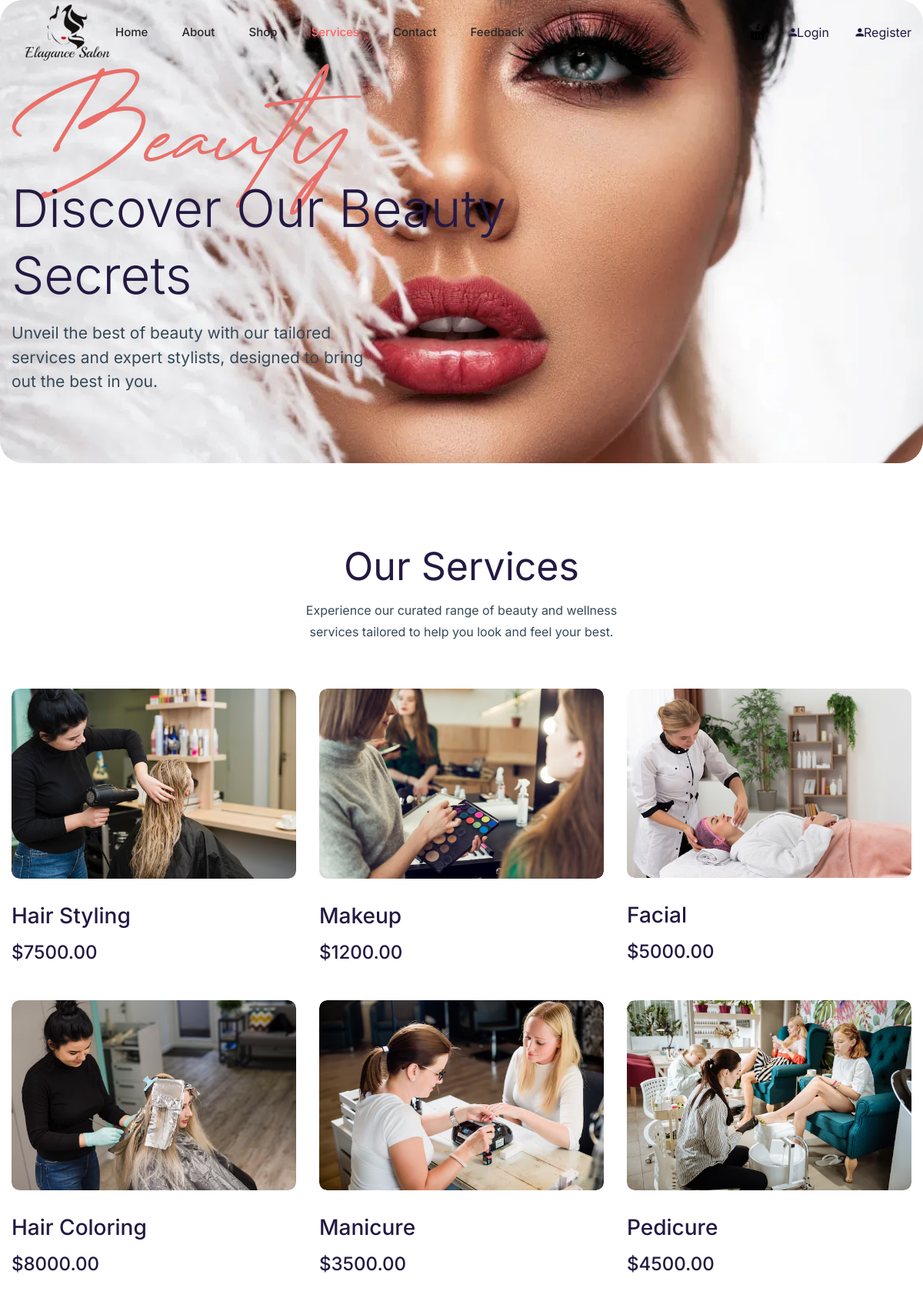
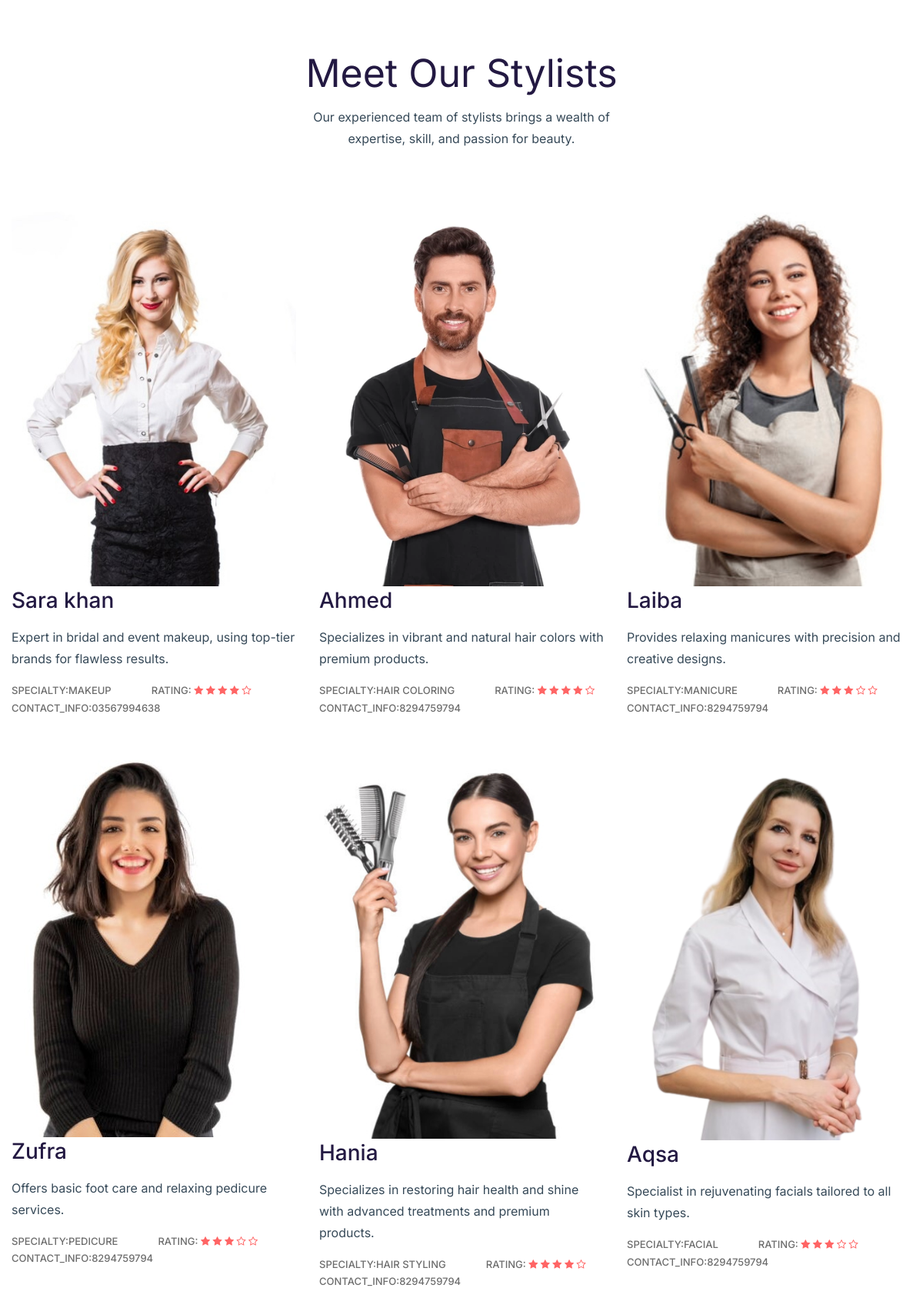
The app's page /service.php (upper part) with its own data (2 pictures, top to bottom).
### tables this page shows
CREATE TABLE `services` (
  `id` int(11) NOT NULL,
  `name` varchar(200) NOT NULL,
  `image` varchar(200) NOT NULL,
  `price` decimal(10,2) NOT NULL,
  `des` text NOT NULL,
  `duration` varchar(200) NOT NULL
);

CREATE TABLE `stylists` (
  `id` int(11) NOT NULL,
  `name` varchar(200) NOT NULL,
  `email` varchar(200) NOT NULL,
  `password` varchar(200) NOT NULL,
  `des` text NOT NULL,
  `image` varchar(200) NOT NULL,
  `contact_info` varchar(200) NOT NULL,
  `service_id` int(11) NOT NULL,
  `rating` decimal(2,1) NOT NULL,
  `commission_rate` decimal(5,2) NOT NULL,
  `shift_schedule` varchar(200) NOT NULL,
  `role_id` int(11) NOT NULL DEFAULT 4
);

### service.php (the view, shortened to what this page needs)
<?php
include('components/header.php');
?>
<main class="main-content">
    <section class="page-header-area page-header-style2-area" data-bg-img="assets/images/blog/blog-detail1.webp">
        <div class="container">
            <div class="row align-items-center">
                <div class="col-md-7">
                    <div class="page-header-content page-header-st2-content">
                        <div class="title-img"><img src="assets/images/photos/page-header-text1.webp" alt="Image"></div>
                        <h2 class="page-header-title">Discover Our Beauty Secrets</h2>
                        <p class="page-header-desc">Unveil the best of beauty with our tailored services and expert stylists, designed to bring out the best in you.</p>
                    </div>
                </div>
            </div>
        </div>
    </section>
    <section class="section-space pb-0">
        <div class="container">
            <div class="row">
                <div class="col-12">
                    <div class="section-title text-center">
                        <h2 class="title">Our Services</h2>
                        <p>Experience our curated range of beauty and wellness services tailored to help you look and feel your best.</p>
                    </div>
                </div>
            </div>
            <div class="row mb-n9">
                <?php
                $query = $pdo->query("select * from services");
                $allServices = $query->fetchAll(PDO::FETCH_ASSOC);
                foreach ($allServices as $service) {
                ?>
                    <div class="col-sm-6 col-lg-4 mb-8">
                        <div class="post-item">
                            <a href="service-detail.php?sId=<?php echo $service['id'] ?>" class="thumb">
                                <img src="admin/assets/images/<?php echo $service['image'] ?>" width="370" height="320" alt="Facial Service">
                            </a>
                            <div class="content">
                                <h4 class="title"><?php echo $service['name'] ?></h4>
                                <h4>$<?php echo $service['price'] ?></h4>
                            </div>
                        </div>
                    </div>
                <?php
                }
                ?>
            </div>
        </div>
    </section>
    <section class="section-space pt-25">
        <div class="container">
            <div class="row">
                <div class="col-12">
                    <div class="section-title text-center">
                        <h2 class="title">Meet Our Stylists</h2>
                        <p>Our experienced team of stylists brings a wealth of expertise, skill, and passion for beauty.</p>
                    </div>
                </div>
            </div>
            <div class="row mb-n9">
                <?php
                $query = $pdo->query("SELECT stylists.*, services.name as serName
                    FROM stylists
                    INNER JOIN services ON stylists.service_id = services.id");
                $allStylists = $query->fetchAll(PDO::FETCH_ASSOC);
                foreach ($allStylists as $stylists) {
                    if ($stylists) {
                        $stylistsRating = (int) $stylists['rating'];
                ?>
                        <div class="col-sm-6 col-lg-4 mb-8">
                            <div class="post-item">
                                <div class="stylist-image-wrapper">
                                    <img src="admin/assets/images/<?php echo $stylists['image'] ?>" alt="Stylist Image">
                                </div>
                                <div class="content">
                                    <h4 class="title"><?php echo $stylists['name'] ?></h4>
                                    <p><?php echo $stylists['des'] ?></p>
                                    <ul class="meta">
                                        <li><span>Specialty:</span><?php echo $stylists['serName'] ?></li>
                                        <li><span>Rating:</span>
                                            <a style="color: #ff6565;">
                                                <?php for ($i = 1; $i <= 5; $i++): ?>
                                                    <span class="star">
                                                        <i class="fa <?php echo $i <= $stylistsRating ? 'fa-star filled' : 'fa-star-o empty'; ?>"></i>
                                                    </span>
                                                <?php endfor; ?>
                                            </a>
                                        </li>
                                    </ul>
                                    <ul class="meta">
                                        <li><span>Contact_info:</span><?php echo $stylists['contact_info'] ?></li>
                                    </ul>
                                </div>
                            </div>
                        </div>
                <?php
                    }
                }
                ?>
            </div>
        </div>
    </section>
</main>
<?php
include('components/footer.php');
?>

### assets/css/feedback.css (style rules this page uses)
:root { --primary-color: ; --secondary-color: ; }
body { font-family: "Unbounded"; color: rgb(41, 41, 41); }
main { width: 100%; min-height: 100vh; position: relative; }
::placeholder { font-size: 12px; color: rgb(169, 169, 169); }

### records on screen
services: image (picture), name "Hair Styling", price "7500.00"
services: image (picture), name "Makeup", price "1200.00"
services: image (picture), name "Facial", price "5000.00"
services: image (picture), name "Hair Coloring", price "8000.00"
services: image (picture), name "Manicure", price "3500.00"
services: image (picture), name "Pedicure", price "4500.00"
stylists: image (picture), name "Sara khan", des "Expert in bridal and event makeup, using top-tier brands for flawless results.", service.name "MAKEUP", rating 4 (drawn), contact_info "03567994638"
stylists: image (picture), name "Ahmed", des "Specializes in vibrant and natural hair colors with premium products.", service.name "HAIR COLORING", rating 4 (drawn), contact_info "8294759794"
stylists: image (picture), name "Laiba", des "Provides relaxing manicures with precision and creative designs.", service.name "MANICURE", rating 3 (drawn), contact_info "8294759794"
stylists: image (picture), name "Zufra", des "Offers basic foot care and relaxing pedicure services.", service.name "PEDICURE", rating 3 (drawn), contact_info "8294759794"
stylists: image (picture), name "Hania", des "Specializes in restoring hair health and shine with advanced treatments and premium products.", service.name "HAIR STYLING", rating 4 (drawn), contact_info "8294759794"
stylists: image (picture), name "Aqsa", des "Specialist in rejuvenating facials tailored to all skin types.", service.name "FACIAL", rating 3 (drawn), contact_info "8294759794"
